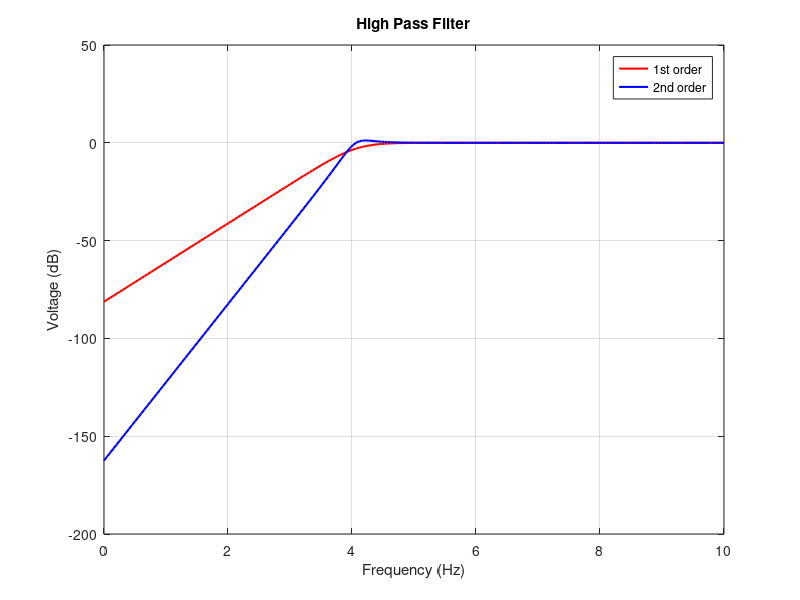

This figure's MATLAB source:
%1st and 2nd Order High Pass Filter
r1 = 11.6; %resistor 1
r2 = 11.4; %resistor 2
r3 = 11.6; %resistor 3
r4 = 11.4; %resistor 4
c = 1e-3; %capasitor
w = logspace(0,10,200); %frequency
s = 1i*w; %differential operator
w0 = 1/c*sqrt(r3*r4); %cut off frequency
Q = r2/sqrt(r3*r4);
x1 = s; %numerator
x2 = s + w0; %denominator
x = x1./x2; %transfer function of 1st order
y1 = s.^2; %numerator
y2 = (s.^2)+((w0/Q).*s)+(w0.^2); %denominator
y = y1./y2; %transfer function
p1 = plot(log10(w),20*log10(abs(x)),'red','Linewidth',1.5);
hold on
p2 = plot(log10(w),20*log10(abs(y)),'blue','Linewidth',1.5);
legend([p1,p2],'1st order','2nd order')
title('High Pass Filter')
xlabel('Frequency (Hz)')
ylabel('Voltage (dB)')
grid on